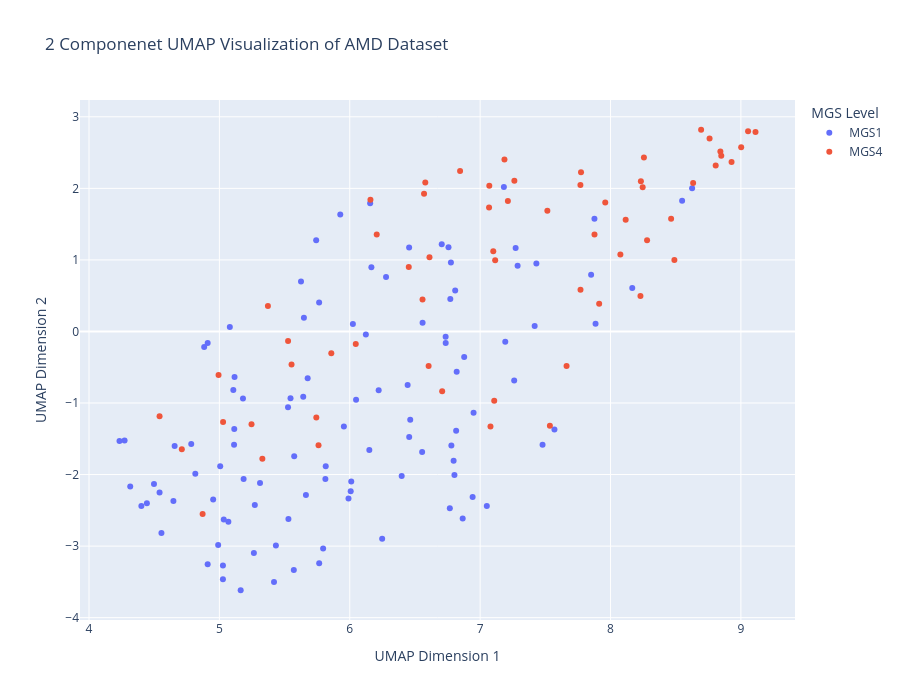

The notebook cell this image was saved under:
### Markdown cell above
# UMAP

### Code cell
umap_2d = umap.UMAP(
    n_components=2,
    n_neighbors=15,
    min_dist=0.1,
    random_state=42
)

experiment_umap_2d = umap_2d.fit_transform(working_data)

umap_AMD_df_2d = pd.DataFrame(experiment_umap_2d, columns=["UMAP1", "UMAP2"])
umap_AMD_df_2d["mgs_level"] = data_levels

fig = px.scatter(
    umap_AMD_df_2d,
    x="UMAP1",
    y="UMAP2",
    color="mgs_level",
    title="2 Componenet UMAP Visualization of AMD Dataset",
    labels={
        "UMAP1": "UMAP Dimension 1",
        "UMAP2": "UMAP Dimension 2",
        "mgs_level": "MGS Level"
    }
)

fig.update_traces(marker=dict(size=6))
fig.update_layout(width=900, height=700)

fig.show()
